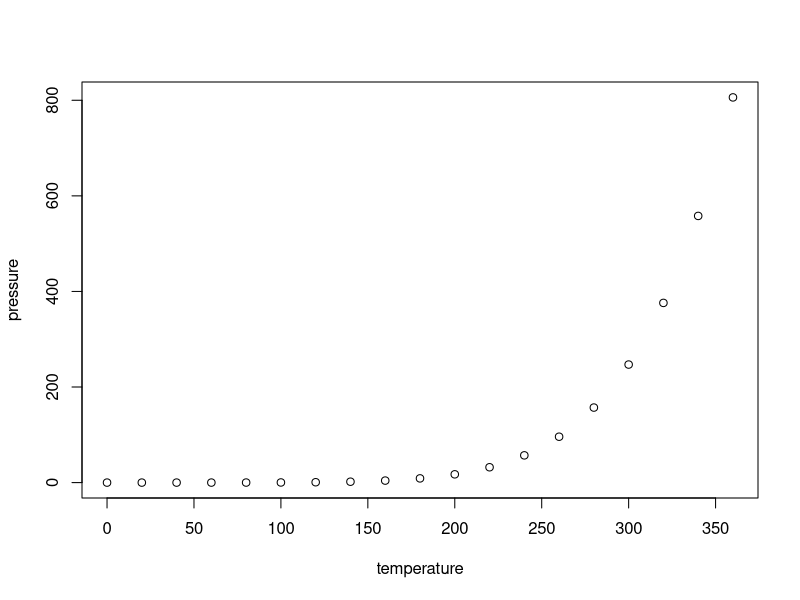
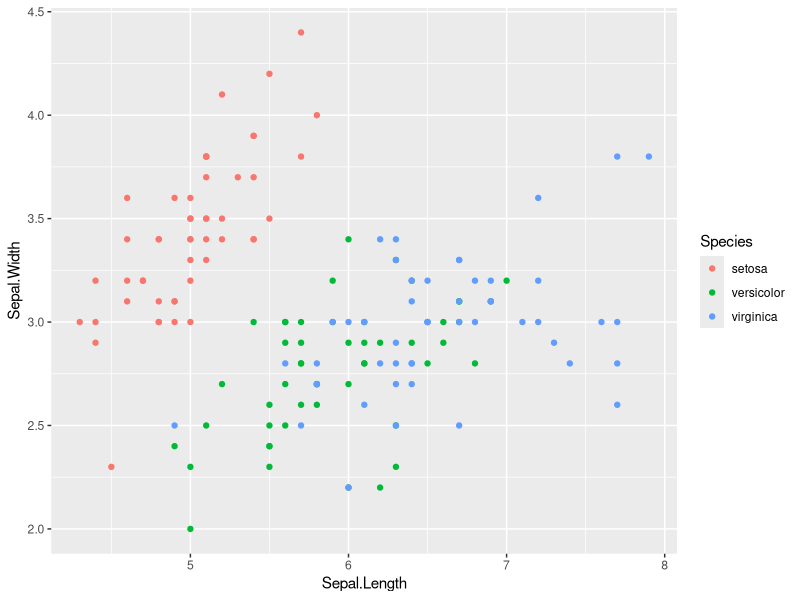

R code for these plots, in order:
## ---- chunk 1
knitr::opts_chunk$set(echo = TRUE)
## ---- chunk 2
summary(cars)
## ---- chunk 3
plot(pressure)
## ---- chunk 4
library(tidyverse)
## ---- chunk 5
data(iris)
ggplot(iris, aes(Sepal.Length, Sepal.Width, color = Species)) +
  geom_point()
